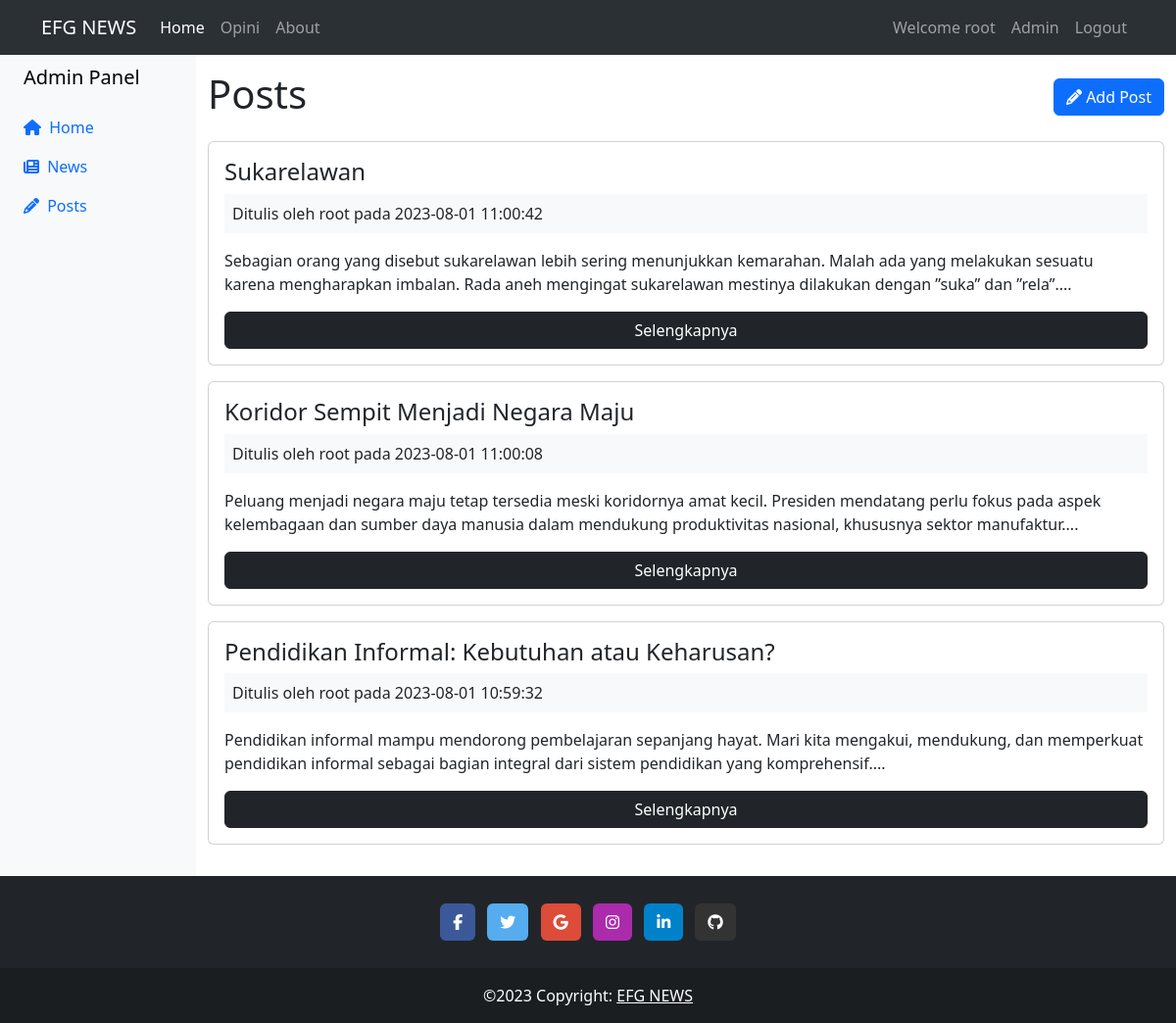
/admin/posts (signed in), run on the app's committed database.
### tables this page shows
CREATE TABLE `posts` (
  `id` int(11) NOT NULL,
  `user_id` int(11) NOT NULL,
  `title` varchar(255) NOT NULL,
  `body` text NOT NULL,
  `created_at` datetime NOT NULL DEFAULT current_timestamp()
);

CREATE TABLE `users` (
  `id` int(11) NOT NULL,
  `admin` tinyint(1) NOT NULL DEFAULT 0,
  `name` varchar(255) NOT NULL,
  `email` varchar(255) NOT NULL,
  `password` varchar(255) NOT NULL,
  `created_at` datetime NOT NULL DEFAULT current_timestamp()
);

### app/controllers/Admin.php (called while the page is built, shortened)
<?php
    class Admin extends Controller {
        public function __construct() {
            $this->postModel = $this->model('Post');
        }
        public function posts(){
            $posts = $this->postModel->getPosts();
            $data = [
                'posts' => $posts
            ];
            $this->view('admin/posts', $data);
        }
    }

### app/libraries/Core.php (called while the page is built, shortened)
<?php
    class Core {
        protected $currentMethod = 'index';
        public function __construct(){
            $url = $this->getUrl();
            if(isset($url[0])){
                if(file_exists('../app/controllers/' . ucwords($url[0]) . '.php')){
                    unset($url[0]);
                }
            }
            $this->currentController = new $this->currentController;
            if(isset($url[1])){
                if(method_exists($this->currentController, $url[1])){
                    $this->currentMethod = $url[1];
                    unset($url[1]);
                }
            }
            $this->params = $url ? array_values($url) : [];
            call_user_func_array([$this->currentController, $this->currentMethod], $this->params);
        }
        public function getUrl(){
            if(isset($_GET['url'])){
                $url = rtrim($_GET['url'], '/');
                $url = filter_var($url, FILTER_SANITIZE_URL);
                $url = explode('/', $url);
                return $url;
            }
        }
    }

### public/index.php (called while the page is built, shortened)
<?php
    $init = new Core;

### app/libraries/Database.php (called while the page is built, shortened)
<?php
    class Database {
        private $host = DB_HOST;
        private $user = DB_USER;
        private $pass = DB_PASS;
        private $dbname = DB_NAME;
        private $dbh;
        private $stmt;
        public function __construct() {
            $dsn = 'mysql:host=' . $this->host . ';dbname=' . $this->dbname;
            $options = array(
                PDO::ATTR_PERSISTENT => true,
                PDO::ATTR_ERRMODE => PDO::ERRMODE_EXCEPTION
            );
            try{
                $this->dbh = new PDO($dsn, $this->user, $this->pass, $options);
            }catch(PDOException $e){
                $this->error = $e->getMessage();
                echo $this->error;
            }
        }
        public function query($sql){
            $this->stmt = $this->dbh->prepare($sql);
        }
        public function execute(){
            return $this->stmt->execute();
        }
        public function resultSet(){
            $this->execute();
            return $this->stmt->fetchAll(PDO::FETCH_OBJ);
        }
    }

### app/models/Post.php (called while the page is built, shortened)
<?php
    class Post {
        private $db;
        public function __construct(){
            $this->db = new Database;
        }
        public function getPosts(){
            $this->db->query('SELECT *,
                                posts.id as postId,
                                users.id as userId,
                                posts.created_at as postCreated,
                                users.created_at as userCreated
                                FROM posts
                                INNER JOIN users
                                ON posts.user_id = users.id
                                ORDER BY posts.created_at DESC
                                ');
            $results = $this->db->resultSet();
            return $results;
        }
    }

### app/views/admin/posts.php (the view, shortened to what this page needs)
<?php require APPROOT . '/views/inc/header.php'; ?>
<?php require APPROOT . '/views/inc/sidebar.php'; ?>
        <div class="col py-3">
            <div class="row mb-3">
                <div class="col-md-6">
                    <h1>Posts</h1>
                </div>
                <?php if(isset($_SESSION['user_id'])) : ?>
                <div class="col-md-6 text-end mt-2">
                    <a href="<?= URLROOT; ?>/posts/add" class="btn btn-primary pull-right">
                        <i class="fa fa-pencil" aria-hidden="true"></i> Add Post
                    </a>
                </div>
                <?php endif; ?>
            </div>
            <?php foreach($data['posts'] as $post) : ?>
                <div class="card card-body mb-3">
                    <h4 class="card-title"><?= $post->title; ?></h4>
                    <div class="bg-light p-2 mb-3">
                        Ditulis oleh <?= $post->name; ?> pada <?= $post->postCreated; ?>
                    </div>
                    <p class="card-text"><?= substr($post->body, 0, 250). "..."; ?></p>
                    <a href="<?= URLROOT; ?>/admin/show/<?= $post->postId; ?>" class="btn btn-dark">Selengkapnya</a>
                </div>
            <?php endforeach; ?>
        </div>
    </div>
</div>
<?php require APPROOT . '/views/inc/footer.php'; ?>

### data on the page
posts: title "Sukarelawan", user.name "root", created_at "2023-08-01 11:00:42", body "Sebagian orang yang disebut sukarelawan lebih sering menunjukkan kemarahan. Malah ada yang melakukan sesuatu karena mengharapkan imbalan. Rada aneh mengingat sukarelawan mestinya dilakukan dengan ”suka” dan ”rela”."
posts: title "Koridor Sempit Menjadi Negara Maju", user.name "root", created_at "2023-08-01 11:00:08", body "Peluang menjadi negara maju tetap tersedia meski koridornya amat kecil. Presiden mendatang perlu fokus pada aspek kelembagaan dan sumber daya manusia dalam mendukung produktivitas nasional, khususnya sektor manufaktur."
posts: title "Pendidikan Informal: Kebutuhan atau Keharusan?", user.name "root", created_at "2023-08-01 10:59:32", body "Pendidikan informal mampu mendorong pembelajaran sepanjang hayat. Mari kita mengakui, mendukung, dan memperkuat pendidikan informal sebagai bagian integral dari sistem pendidikan yang komprehensif."

### other printed values
SITENAME "EFG NEWS"
$_SESSION['user_name'] "root"
